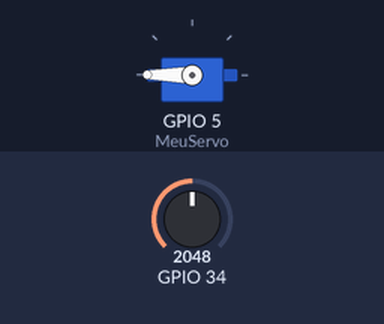
The program below on a simulated ESP32. On the bench: servo. The inputs (shaded band) are chosen by the test bench; at power-on: GPIO 34 = 2048.

Above: at 1.2 s.
1.3 s: GPIO 34 set to 2812
2.8 s: GPIO 34 set to 2900
At 3.1 s:
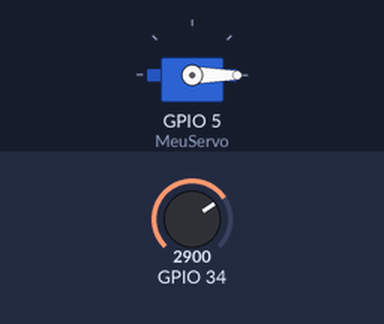
4.3 s: GPIO 34 set to 491
At 5.1 s:
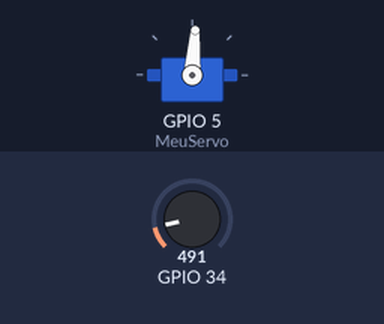
5.8 s: GPIO 34 set to 0
At 6.6 s:
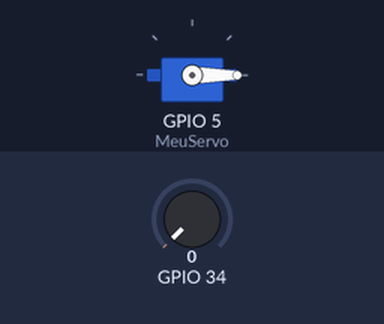
7.3 s: GPIO 34 set to 1228
At 8.5 s:
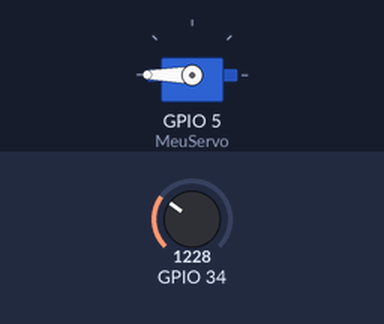
Timing chart, 0 to 9.8 s (numbered marks = the images above; inputs shaded):
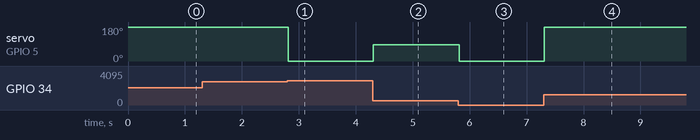

Measured:
- the behaviour switches between 2841 and 2842 on GPIO 34 (found by bisection; images 0 and 1)
- after the input at 1.3 s, every drawn part: stays the same
- after the input at 2.8 s, servo on GPIO 5 (MeuServo): 180° → 0° at once
- after the input at 4.3 s, servo on GPIO 5 (MeuServo): 0° → 86° at once
- after the input at 5.8 s, servo on GPIO 5 (MeuServo): 86° → 0° at once
- after the input at 7.3 s, servo on GPIO 5 (MeuServo): 0° → 180° at once

The program:

main.cpp
```cpp
#include <Arduino.h>
//#include <Servo.h>
#include <ESP32Servo.h>
Servo MeuServo;


void setup(){
  MeuServo.attach(5);
  Serial.begin(115200);
}

// Cria um objeto Servo
// Servo no pino 5
void loop()
{
//int angulo = analogRead(A0);
int angulo = analogRead(A6);
// Lê o valor do potenciômetro
angulo = map(angulo, 0, 1023, 0, 180); // Mudança de Escala
MeuServo.write(angulo);
// Escreve o ângulo para o servomotor
delay(20);
// Espera de 20ms para que o servomotor atinja a posição
}
```
